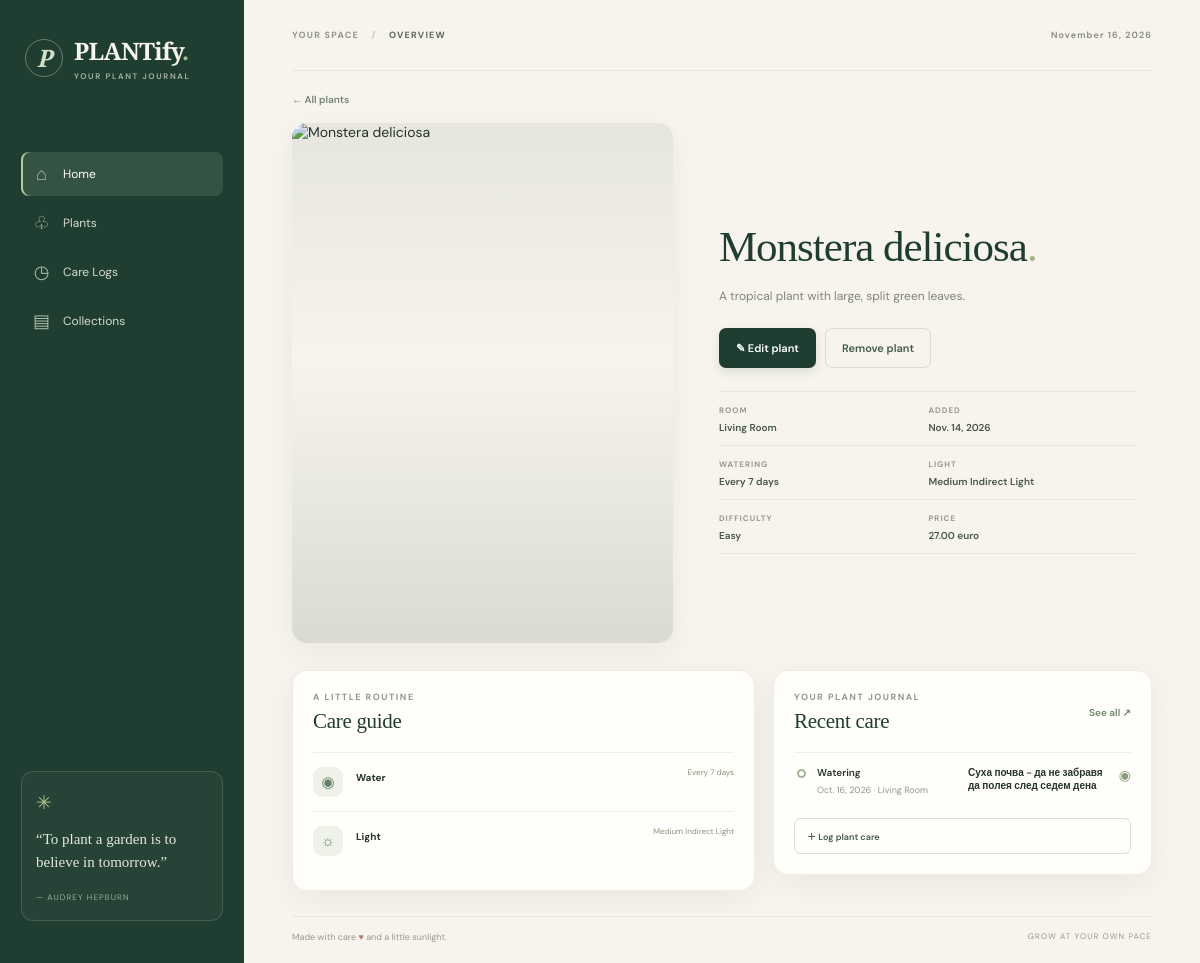
/plants/3/, run on the app's committed database.
### plants/models.py (models this page shows, shortened)
class Plant(models.Model):
    class DifficultyChoices(models.TextChoices):
        EASY = 'Easy',"Easy"
        MEDIUM = 'Medium',"Medium"
        HARD = 'Hard',"Hard"
    class LocationChoices(models.TextChoices):
        LIVING_ROOM = 'Living Room',"Living Room"
        BEDROOM = 'Bedroom',"Bedroom"
        KITCHEN = 'Kitchen',"Kitchen"
        BATHROOM = 'Bathroom',"Bathroom"
        BALCONY = 'Balcony',"Balcony"
        GARDEN = 'Garden',"Garden"
    class LightRequirementChoices(models.TextChoices):
        LOW_LIGHT = 'Low Light',"Low Light"
        MEDIUM_INDIRECT_LIGHT = 'Medium Indirect Light',"Medium Indirect Light"
        HIGH_INDIRECT_LIGHT = 'High Indirect Light', "High Indirect Light"
        DIRECT_LIGHT = 'Direct Light',"Direct Light"
    scientific_name = models.CharField(
        max_length=150,
        unique=True,
        validators=[
            RegexValidator(
                regex=r'^[A-Za-zА-Яа-я]+ [A-Za-zА-Яа-я]+$', )]
    )
    description = models.TextField(
        max_length=500,
        blank=True,
    )
    image_url = models.URLField(
        blank=True,
    )
    location = models.CharField(
        max_length=30,
        choices=LocationChoices.choices,
    )
    light_requirement = models.CharField(
        max_length=30,
        choices=LightRequirementChoices.choices,
    )
    watering_interval = models.IntegerField(
        validators=[MinValueValidator(1),
                    MaxValueValidator(90)]
    )
    difficulty = models.CharField(
        max_length=100,
        choices=DifficultyChoices.choices
    )
    price = models.DecimalField(
        max_digits=6,
        decimal_places=2,
        validators=[MinValueValidator(0.01),
                    MaxValueValidator(9999.99)]
    )
    date_added = models.DateField(
        auto_now_add=True
    )
    class Meta:
        ordering = ['scientific_name']

### cares/models.py (models this page shows, shortened)
class CareLog(models.Model):
    class CareTypeChoices(models.TextChoices):
        FERTILIZING = 'Fertilizing', 'Fertilizing'
        WATERING = 'Watering', 'Watering'
        PRUNING = 'Pruning', 'Pruning'
        REPOTTING = 'Repotting', 'Repotting'
    care_type = models.CharField(
        max_length=20,
        choices=CareTypeChoices.choices,
    )
    date_performed = models.DateField(
        auto_now=False,
    )
    notes = models.TextField(
        max_length=500,
        blank=True
    )
    performed_minutes = models.IntegerField(
        blank=True,
        null=True,
        validators=[MinValueValidator(1),
                    MaxValueValidator(60)]
    )
    plant = models.ForeignKey(
        Plant,
        on_delete=models.CASCADE,
    )
    class Meta:
        ordering = ['-date_performed']

### plants/views.py (the view)
# urls.py: path('', PlantDetailView.as_view(), name = 'detail'),
class PlantDetailView(DetailView):
    model = Plant
    template_name = 'plants/plant-details.html'
    def get_context_data(self, **kwargs):
        context = super().get_context_data(**kwargs)
        context['care_log'] = CareLog.objects.filter(plant=self.object)
        return context

### templates/plants/plant-details.html (shortened to what this page needs)
{% extends 'common/base.html' %}
{% block content %}
        <a class="back-link" href="{% url 'plants:list' %}">← All plants</a>
        <section class="detail-layout">
            <div class="detail-photo">
                <img src="{{ plant.image_url }}" alt="{{ plant.scientific_name }}">
            </div>
            <div class="detail-copy">
                <h1>{{ plant.scientific_name }}<span class="heading-period">.</span></h1>
                <p class="detail-description"> {{ plant.description }}</p>
                <div class="detail-actions"><a class="button button-primary" href="{% url 'plants:edit' plant.pk %}">✎ Edit plant</a><a
                        class="button button-outline" href="{% url 'plants:delete' plant.pk %}">Remove plant</a></div>
                <div class="detail-facts">
                    <div><span>ROOM</span><strong>{{ plant.location }}</strong></div>
                    <div><span>ADDED</span><strong>{{ plant.date_added }}</strong></div>
                    <div><span>WATERING</span><strong>Every {{ plant.watering_interval }} days</strong></div>
                    <div><span>LIGHT</span><strong>{{ plant.light_requirement }}</strong></div>
                    <div><span>DIFFICULTY</span><strong>{{ plant.difficulty }}</strong></div>
                    <div><span>PRICE</span><strong>{{ plant.price }} euro</strong></div>
                </div>
            </div>
        </section>
        <div class="dashboard-columns detail-columns">
            <section class="panel">
                <div class="section-heading">
                    <div><p class="eyebrow">A LITTLE ROUTINE</p>
                        <h2>Care guide</h2></div>
                </div>
                <div class="guide-row"><span class="guide-icon">◉</span>
                    <div><strong>Water</strong></div>
                    <span class="guide-frequency">Every {{ plant.watering_interval }} days</span></div>
                <div class="guide-row"><span class="guide-icon">☼</span>
                    <div><strong>Light</strong></div>
                    <span class="guide-frequency">{{ plant.light_requirement }}</span></div>
            </section>
            <section class="panel" id="care-logs">
                <div class="section-heading">
                    <div><p class="eyebrow">YOUR PLANT JOURNAL</p>
                        <h2>Recent care</h2></div>
                    <a class="text-link" href="#care-logs">See all ↗</a></div>
                 {% for care in care_log %}
                    <div class="timeline-item"><span class="timeline-dot"></span>
                        <div><strong>{{ care.care_type }}</strong><small>{{ care.date_performed }} · {{ care.plant.location }}</small></div>
                        <div><strong>{{ care.notes }}</strong></div>
                        <span class="timeline-icon">◉</span></div>
                    {% empty %}
                        <p>No care recently!</p>
                {% endfor %}
                <a class="button button-outline full-button" href="{% url 'cares:add' plant_id=plant.pk %}">＋ Log plant care</a>
            </section>
        </div>
{% endblock %}

### data on the page
Plant: scientific_name "Monstera deliciosa", description "A tropical plant with large, split green leaves.", location "Living Room", date_added "Nov. 14, 2026", watering_interval "7", light_requirement "Medium Indirect Light", difficulty "Easy", price "27.00"
CareLog: care_type "Watering", date_performed "Oct. 16, 2026", plant.location "Living Room", notes "Суха почва - да не забравя да полея след седем дена"
